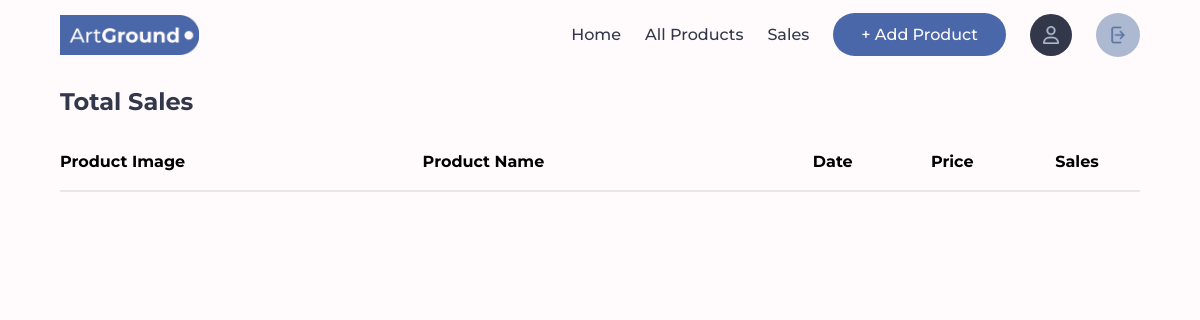
/seller/home/TotalSales (signed in), run on an earlier commit of the app's database.
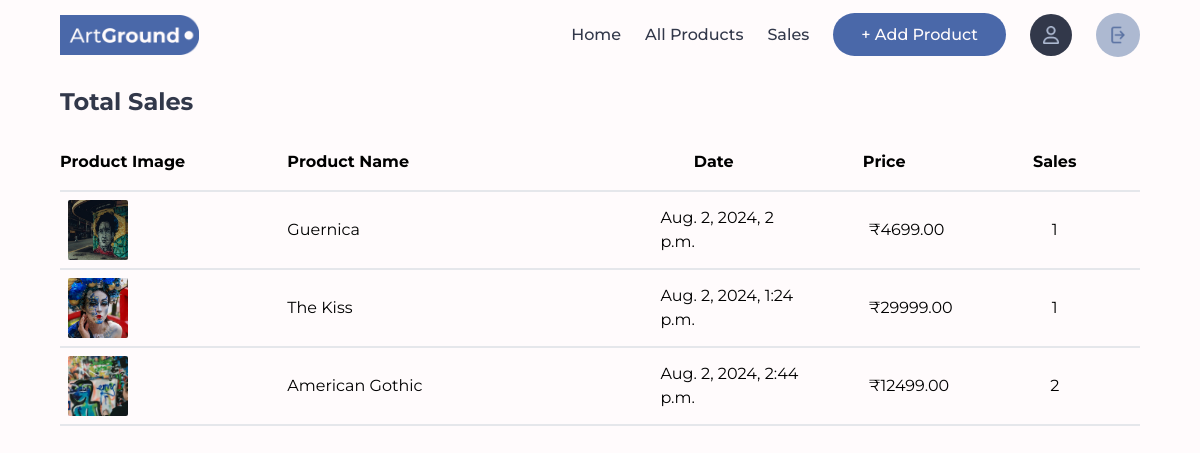
And on a later commit of the database.
### Seller/models.py (models this page shows, shortened)
class OrderItem(models.Model):
    order_item_id = models.CharField(primary_key=True, max_length=10, unique=True, editable=False)
    order = models.ForeignKey(Order, related_name='order_items', on_delete=models.CASCADE)
    product = models.ForeignKey(Product, on_delete=models.CASCADE)
    quantity = models.PositiveIntegerField()
    price = models.DecimalField(max_digits=10, decimal_places=2)

class Product(models.Model):
    CATEGORY_CHOICES = [
        ('null', 'Select Category'),
        ('oil', 'Oil painting'),
        ('acrylic', 'Acrylic painting'),
        ('water', 'water painting'),
        ('pastel', 'pastel painting'),
        ('spray', 'spray painting'),
        ('other', 'other painting')
    ]
    SIZE_CHOICES = [
        ('null', 'Select Size'),
        ('4x8', '4 x 8 inches (10.16 x 20.32 cm) - Small'),
        ('8x10', '8 x 10 inches (20.32 x 25.4 cm) - Medium'),
        ('16x20', '16 x 20 inches (40.64 x 50.8 cm) - Large'),
        ('24x30', '24 x 30 inches (60.96 x 76.2 cm) - Large'),
    ]
    product_id = models.CharField(primary_key=True, max_length=10, unique=True, editable=False)
    seller = models.ForeignKey(Seller, on_delete=models.CASCADE)
    name = models.CharField(max_length=255)
    price = models.DecimalField(max_digits=10, decimal_places=2)
    description = models.TextField()
    image = models.ImageField(upload_to='product_images/')
    category = models.CharField(max_length=10, choices=CATEGORY_CHOICES, default='null')
    size = models.CharField(max_length=6, choices=SIZE_CHOICES, default='null')
    created_at = models.DateTimeField(auto_now_add=True)
    updated_at = models.DateTimeField(auto_now=True)
    rating = models.DecimalField(max_digits=5,decimal_places=1, default=1.0)

class Order(models.Model):
    order_id = models.CharField(primary_key=True, max_length=10, unique=True, editable=False)
    user = models.ForeignKey(User, on_delete=models.CASCADE)
    created_at = models.DateTimeField(auto_now_add=True)
    updated_at = models.DateTimeField(auto_now=True)

### Seller/views.py (the view)
# urls.py: path('home/TotalSales', views.TotalSales, name='TotalSales'),
def TotalSales(request):
    product_sales = OrderItem.objects.filter(product__seller=request.user.seller)
    return render(request, 'TotalSales.html', {'product_sales': product_sales})

### Seller/templates/TotalSales.html (shortened to what this page needs)
{% load static %} {% load static tailwind_tags %}
<!DOCTYPE html>
<html lang="en">
  <head>
    <script src="https://cdn.tailwindcss.com"></script>
    <link rel="stylesheet" href="{% static 'styles.css' %}" />
    {% tailwind_css %}
  </head>
  <body
    class="bg-primary px-[60px] w-[100vw] overflow-x-hidden font-[Montserrat]"
  >
    <div class="border-product font-[Montserrat]">
      {% include 'sellerNavbar.html' %}
      <h1 class="text-text text-2xl font-bold py-4">Total Sales</h1>
      <div class="w-full flex flex-col">
        <div class="h-[75vh] w-full overflow-y-auto">
          <table class="w-full overflow-x-auto font-[Montserrat]">
            <thead>
              <tr class="text-center border-b-2 font-[Montserrat]">
                <th class="text-left py-4 mb-4">Product Image</th>
                <th class="text-left">Product Name</th>
                <th>Date</th>
                <th>Price</th>
                <th>Sales</th>
              </tr>
            </thead>
            {% for product in product_sales %}
            <tr
              class="text-center hover:bg-product border-b-2 font-[Montserrat]"
            >
              <td class="p-2 mx-auto w-[20%]">
                <a
                  href="/media/{{product.product.image}}"
                  target="_blank"
                  onclick="window.open(this.href, 'Snopzer','left=50,top=50,width=500,height=500,toolbar=1,resizable=0'); return false;"
                >
                  <img
                    src="/media/{{product.product.image}}"
                    alt=""
                    class="size-[60px] rounded-sm object-cover aspect-square"
                  />
                </a>
              </td>
              <td class="w-[30%] text-left">{{product.product.name}}</td>
              <td class="w-[15%] text-left pl-8">{{product.order.created_at}}</td>
              <td class="w-[15%] text-left pl-[70px]">₹{{product.product.price}}</td>
              <td class="w-[15%]">{{product.quantity}}</td>
            </tr>
            {% endfor %}
          </table>
        </div>
      </div>
    </div>
  </body>
</html>

What changed in the data, as far as the page shows it:
added OrderItem: product.image (picture), product.name "Guernica", order.created_at "Aug. 2, 2024, 2 p.m.", product.price "4699.00", quantity "1"
added OrderItem: product.image (picture), product.name "The Kiss", order.created_at "Aug. 2, 2024, 1:24 p.m.", product.price "29999.00", quantity "1"
added OrderItem: product.image (picture), product.name "American Gothic", order.created_at "Aug. 2, 2024, 2:44 p.m.", product.price "12499.00", quantity "2"
